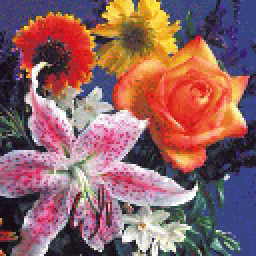
#> input picture XULYANH/Image/1_2.tif, 128 x 128 px, found by its file name (shown 2 times larger)
$ python ex2_XuLyAnh.py
#> lines starting #> are read from the running program, lines starting #| are printed output that depends on the picture
import cv2;
import imutils

# Bài 2


# câu a
# đọc ảnh đầu vào và chỉnh sửa kích thước ảnh lên size 400*400
X = cv2.resize(cv2.imread("../Image/1_2.tif"), dsize=(400, 400))
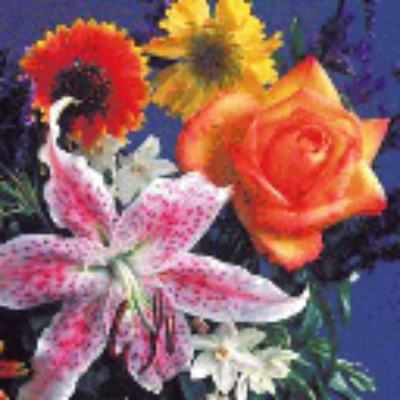
#> X: shape (400, 400, 3); mean B, G, R 101, 99.3, 142.1


# Câu B  chuyển thành màu xám và xoay theo chiều kim đồng hồ
Y = imutils.rotate((cv2.cvtColor(X, cv2.COLOR_BGR2GRAY)), -45)
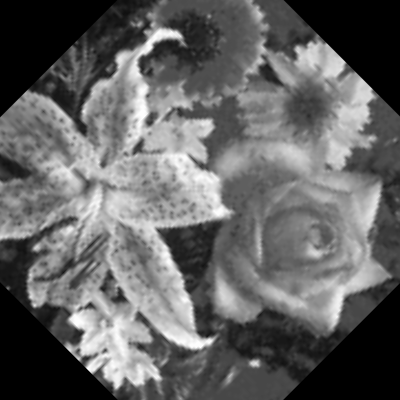
#> Y: shape (400, 400); min 0, max 253, mean 99.2

# câu c hiển thị
cv2.imshow("Anh goc ", X)
cv2.imshow("Anh moi", Y)

cv2.waitKey()
cv2.destroyAllWindows()

$ run again, with XULYANH/Image/1_1.jpg saved as XULYANH/Image/1_2.tif
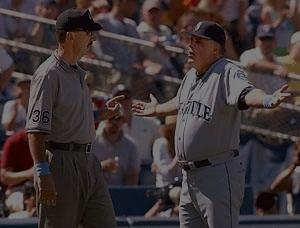
#> input picture XULYANH/Image/1_1.jpg, 300 x 228 px, found by its file name
#> `X = cv2.resize(cv2.imread("../Image/1_2.tif"), dsize=(400, 400))`:
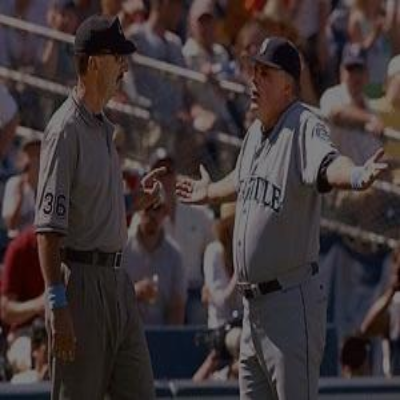
#> X: shape (400, 400, 3); mean B, G, R 53.6, 52.4, 62.3
#> `Y = imutils.rotate((cv2.cvtColor(X, cv2.COLOR_BGR2GRAY)), -45)`:
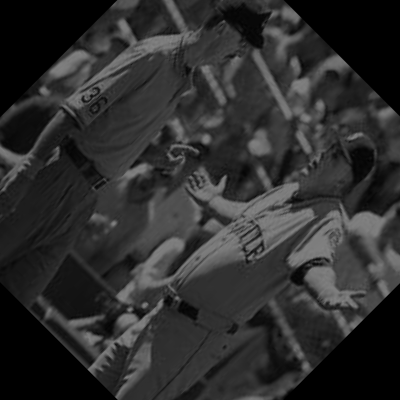
#> Y: shape (400, 400); min 0, max 135, mean 45.9

$ run again, with XULYANH/Image/coins.png saved as XULYANH/Image/1_2.tif
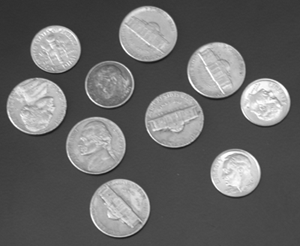
#> input picture XULYANH/Image/coins.png, 300 x 246 px, found by its file name
#> `X = cv2.resize(cv2.imread("../Image/1_2.tif"), dsize=(400, 400))`:
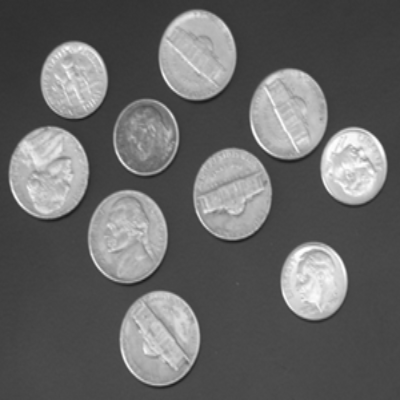
#> X: shape (400, 400, 3); min 24, max 255, mean 102.9
#> `Y = imutils.rotate((cv2.cvtColor(X, cv2.COLOR_BGR2GRAY)), -45)`:
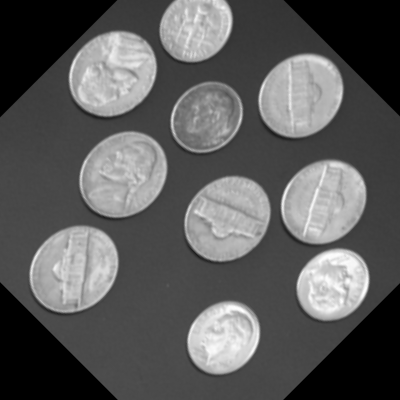
#> Y: shape (400, 400); min 0, max 255, mean 91.6
